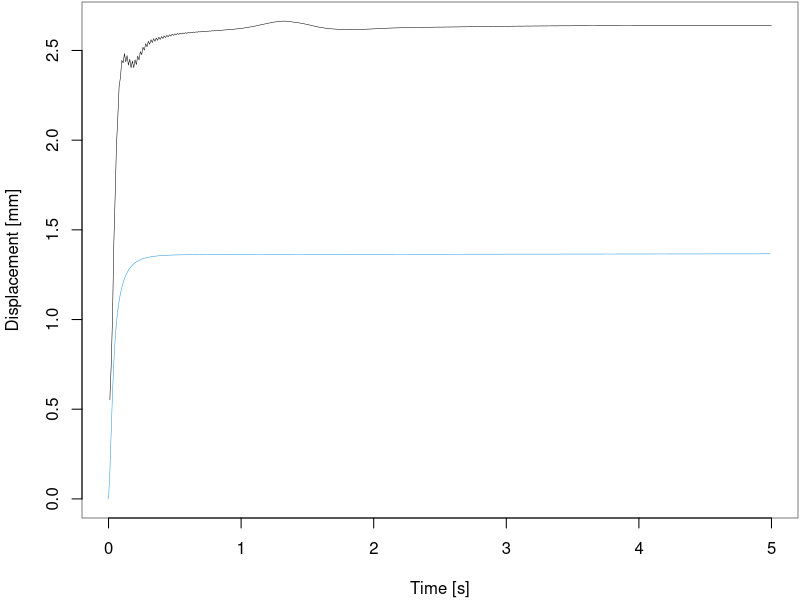

The R source for this figure:
mt <- read.table("disp-tet.txt")
mc <- read.table("disp-comp.txt")

mt[,3] <- (mt[,3] - 0.015)*1000
mc[,3] <- (mc[,3] - 0.015)*1000


pdf("displacement.pdf", width=3, height=1.5, pointsize=8); # sizes in inches
p <- par(lwd=0.5, mar=c(4,4,0,0)+0.1);

i <- 1:500 # 5 seconds
plot(c(0,5), range(mt[,3], mc[,3]), type="n", xlab="Time [s]", ylab="Displacement [mm]")
lines(mt[i,1], mt[i,3], col=1)
lines(mc[i,1], mc[i,3], col=4)

dev.off()
par(p)
